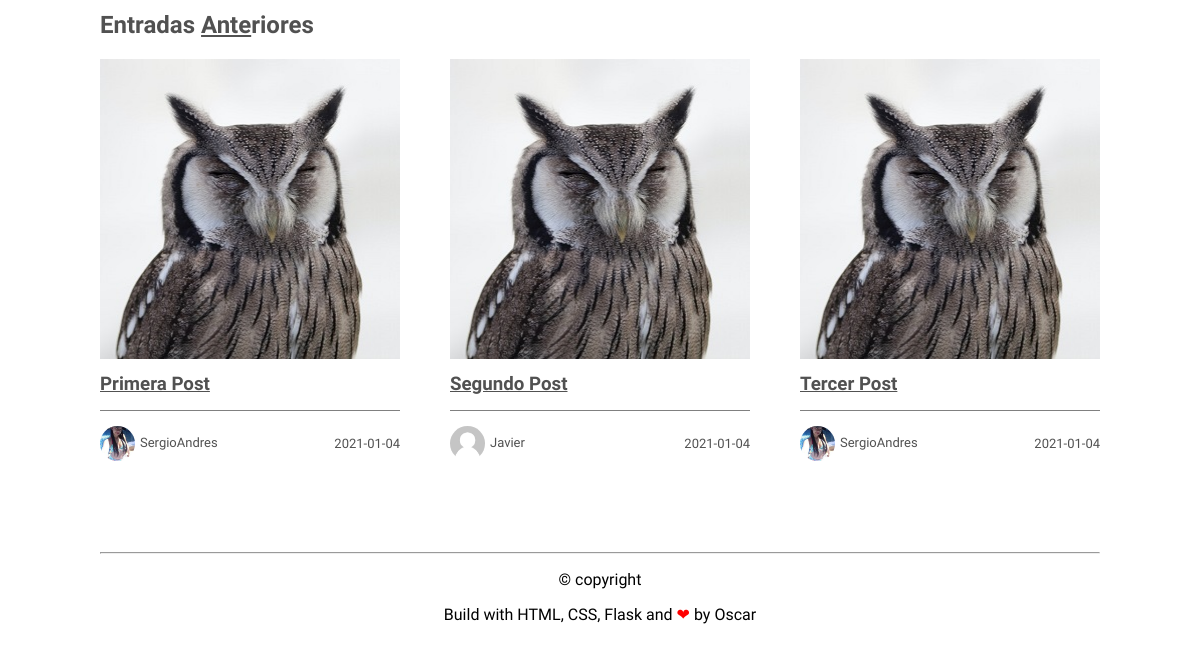
Page /home (lower part) on the earlier database version.
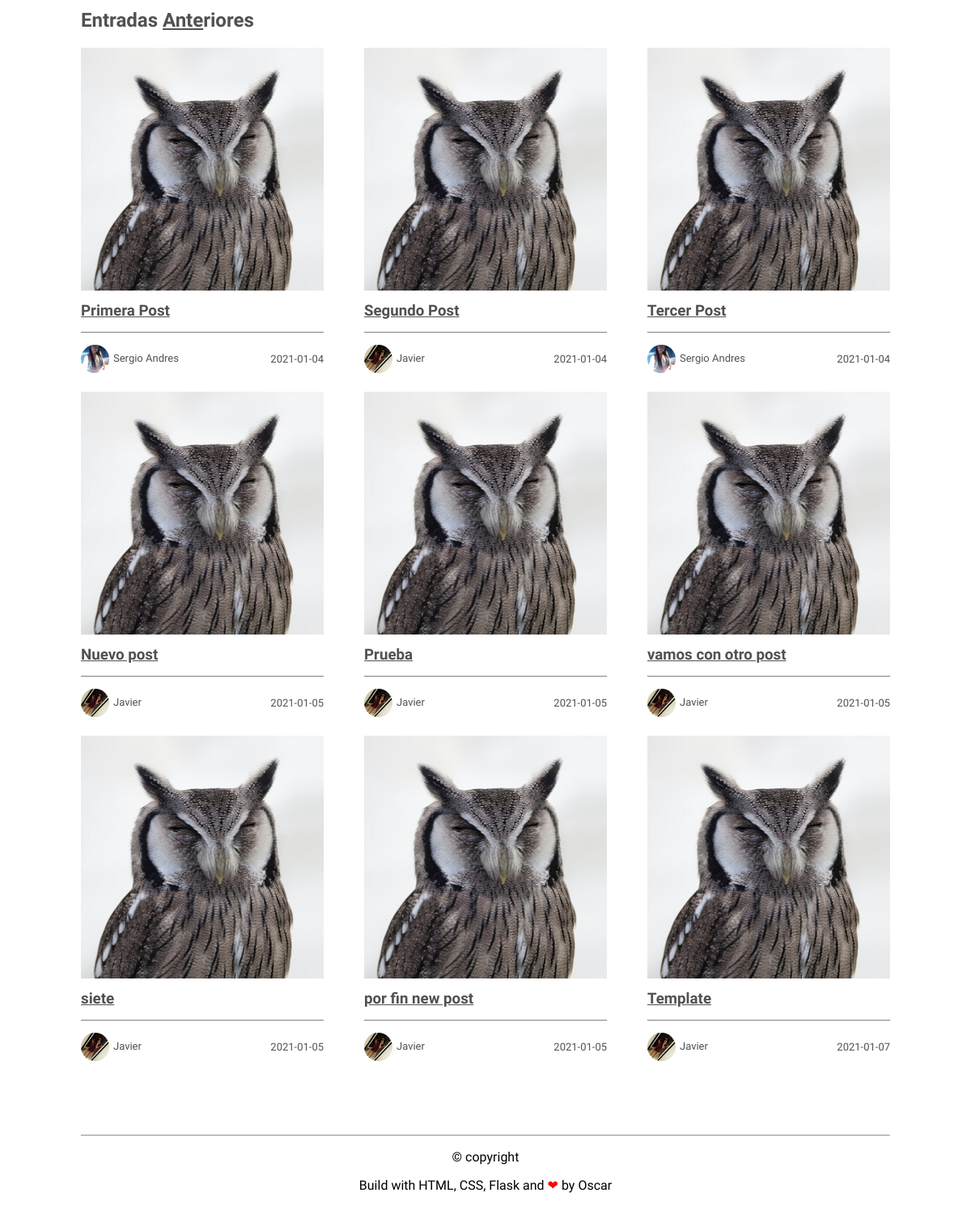
Same page on the later database version.
### flaskblog/models.py (models this page shows, shortened)
class Post(db.Model):
    id = db.Column(db.Integer, primary_key=True)
    title = db.Column(db.String(100), nullable=False)
    date_posted = db.Column(db.DateTime, nullable=False, default=datetime.utcnow)
    content = db.Column(db.Text, nullable=False)
    user_id = db.Column(db.Integer, db.ForeignKey('user.id'), nullable=False)

class User(db.Model, UserMixin):
    id = db.Column(db.Integer, primary_key=True)
    username = db.Column(db.String(20), unique=True, nullable=False)
    email = db.Column(db.String(120), unique=True, nullable=False)
    image_file = db.Column(db.String(20), nullable=False, default='default.jpg')
    bio = db.Column(db.String(500), nullable=False, default='')
    facebook = db.Column(db.String(120), nullable=False, default='')
    twitter = db.Column(db.String(120), nullable=False, default='')
    password = db.Column(db.String(60), nullable=False)
    posts = db.relationship('Post', backref='author', lazy=True)

### flaskblog/routes.py (the view)
@app.route("/")
@app.route("/home")
def home():
    posts = Post.query.all()
    return render_template('home.html', posts=posts)

### flaskblog/templates/home.html (shortened to what this page needs)
{% extends "layout.html" %}
{% block content %}
    <section class="blog">
        <div class="contenedor">
            <h2 class="titulo"> Entradas <span>Ante</span>riores</h2>
        </div>
        <section id = "blog-items" class="blog-items">
            {% for post in posts %}
            <article class="item-blog">
                <a href="{{ url_for('post', post_id=post.id) }}">
                    <img src="{{ url_for('static', filename='profile_pics/img6.jpg') }}" alt="img2" width="300" height="300">
                </a>
                <div class="description">
                    <h3><a href="{{ url_for('post', post_id=post.id) }}">{{ post.title }}</a></h3>
                    <div class="autor">
                        <p>
                            <img src="{{ url_for('static', filename='profile_pics/' + post.author.image_file) }}"
                            alt="default" width="35px" height="35px"><span>{{ post.author.username }}</span>
                        </p>
                        <span>{{ post.date_posted.strftime('%Y-%m-%d') }}</span>
                    </div>
                </div>
            </article>
            {% endfor %}
        </section>
{% endblock content %}

### flaskblog/templates/layout.html (shortened to what this page needs)
<!DOCTYPE html>
<html lang="en">
<head>
    <link rel="stylesheet" href="{{ url_for('static', filename='estilo.css') }}">
</head>
<body>
    {% block content %}{% endblock %}
    <footer class="footer">
        <hr>
        <p>&copy; copyright </p>
        <p>Build with HTML, CSS, Flask and <span class="love">❤</span> by <a href="https://github.com/oecorrechag">Oscar</a></p>
    </footer>
</body>
</html>

### flaskblog/static/estilo.css (style rules this page uses)
body { font-family: 'allerta', sans-serif; margin: 0; color: #515151; }
a { color: #515151; }
.blog { width: 1000px; margin: 0 auto; }
.titulo span { text-decoration: underline; }
.blog-items { display: flex; flex-wrap: wrap; justify-content: space-between; }
.blog-items h3 { font-weight: 600; margin: 10px 0 15px; }
.item-blog { width: 300px; height: 375px; padding-bottom: 50px; }
.item-blog .description { margin-bottom: 15px; }
.autor { display: flex; justify-content: space-between; align-items: center; font-size: 13px; border-top: 1px solid gray; padding-top: 15px; }
.autor img { border-radius: 50%; vertical-align: middle; margin-right: 5px; }
.autor p { margin: 0; }
footer { background:white; padding:10px 0; margin-top: 50px; text-align:center; color:black }
.footer .love { color:red }
.footer a { text-decoration:none; margin:0; color:black }
.contenedor { display: flex; justify-content: space-between; margin: auto; position: relative; }

Differences in the rows shown:
changed through a linked row, Post "Primera Post": image_file: a different picture; author.username "SergioAndres" → "Sergio Andres"
changed through a linked row, Post "Segundo Post": image_file: picture added in place of a placeholder
changed through a linked row, Post "Tercer Post": image_file: a different picture; author.username "SergioAndres" → "Sergio Andres"
added Post: title "Nuevo post", image_file (picture), author.username "Javier", date_posted "2021-01-05"
added Post: title "Prueba", image_file (picture), author.username "Javier", date_posted "2021-01-05"
added Post: title "vamos con otro post", image_file (picture), author.username "Javier", date_posted "2021-01-05"
added Post: title "siete", image_file (picture), author.username "Javier", date_posted "2021-01-05"
added Post: title "por fin new post", image_file (picture), author.username "Javier", date_posted "2021-01-05"
added Post: title "Template", image_file (picture), author.username "Javier", date_posted "2021-01-07"
